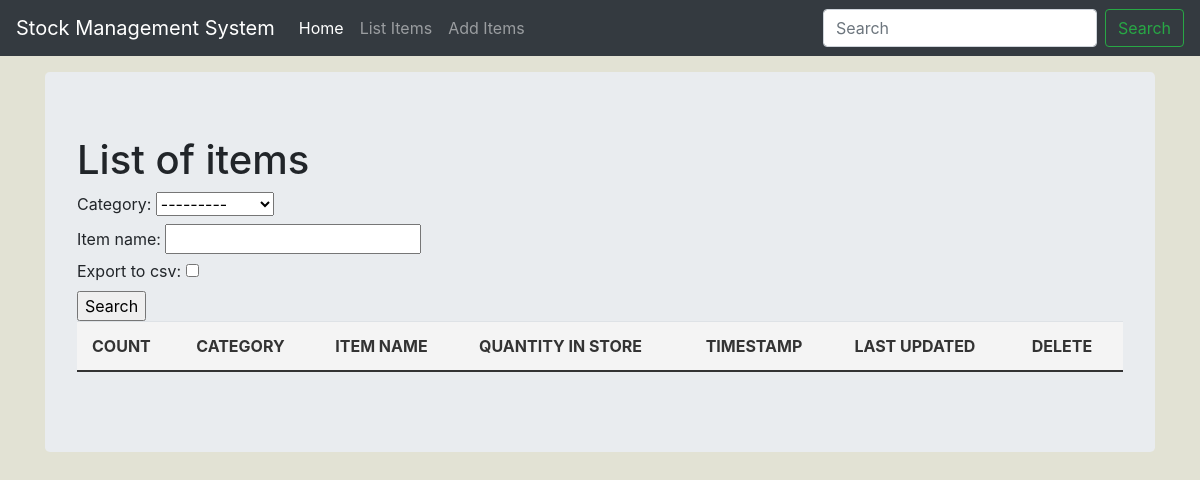
The page /list_items on the database as committed earlier.
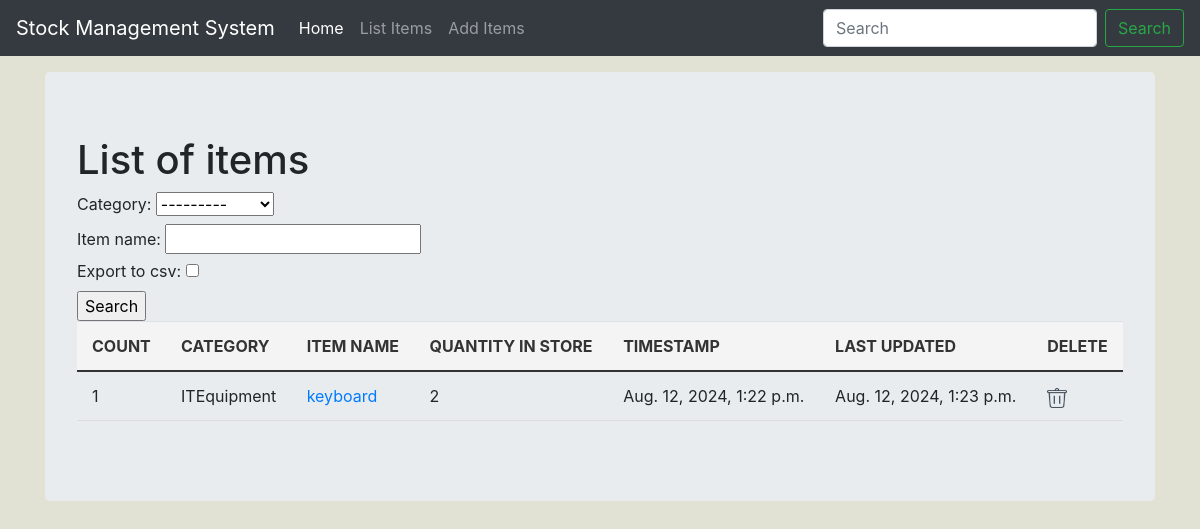
The same page on the database as committed later.
### api/models.py (models this page shows, shortened)
class Stock(models.Model):
    category = models.ForeignKey(Category, on_delete=models.CASCADE, blank=True)
    item_name = models.CharField(max_length=50, blank=True, null=True)
    quantity = models.IntegerField(default="0", blank=True, null=True)
    receive_quantity = models.IntegerField(default="0", blank=True, null=True)
    receive_by = models.CharField(max_length=50, blank=True, null=True)
    issue_quantity = models.IntegerField(default="0", blank=True, null=True)
    issue_by = models.CharField(max_length=50, blank=True, null=True)
    issue_to = models.CharField(max_length=50, blank=True, null=True)
    phone_number = models.CharField(max_length=50, blank=True, null=True)
    created_by = models.CharField(max_length=50, blank=True, null=True)
    reorder_level = models.IntegerField(default="0", blank=True, null=True)
    last_updated = models.DateTimeField(auto_now_add=False, auto_now=True)
    timestamp = models.DateTimeField(auto_now_add=True)
    date = models.DateTimeField(auto_now_add=False, auto_now=False)

class Category(models.Model):
    name = models.CharField(max_length=50, blank=True, null=True)
    def __str__(self):
        return self.name

### api/views.py (the view, shortened to what this page needs)
# urls.py: path("list_items", views.list_items, name="list_items"),
def list_items(request):
    header = "List of items"
    form = StockSearchForm(request.POST or None)
    queryset = Stock.objects.all()
    if request.method == "POST":
        queryset = Stock.objects.filter(
            category__name__icontains=form["category"].value(),
            item_name__icontains=form["item_name"].value(),
        )
    context = {"form": form, "header": header, "queryset": queryset}
    return render(request, "list_items.html", context)

### api/forms.py
class StockSearchForm(forms.ModelForm):
    export_to_CSV = forms.BooleanField(required=False)
    class Meta:
        model = Stock
        fields = ["category", "item_name"]

### api/templates/list_items.html (shortened to what this page needs)
{% load static %}
<!doctype html>
<html lang="en">
<head>
    <link href="{% static 'css/bootstrap.min.css' %}" rel="stylesheet">
    <link href="{% static 'css/stylesheet.css' %}" rel="stylesheet">
    <link href="navbar-top-fixed.css" rel="stylesheet">
</head>
<body>
    {% include 'navbar.html' %}
    <main role="main" class="container">
        <div class="jumbotron">
            <h1>{{header}}</h1>
            <form method="POST" action="">
                {{form}}
                <input type="submit" value="Search" />
            </form>
            <table class="table" aria-label="table">
                <thead>
                    <tr>
                        <th>COUNT</th>
                        <th>CATEGORY</th>
                        <th>ITEM NAME</th>
                        <th>QUANTITY IN STORE</th>
                        <th>TIMESTAMP</th>
                        <th>LAST UPDATED</th>
                        <th>DELETE</th>
                    </tr>
                </thead>
                {% for instance in queryset %}
                <tr>
                    <td>{{forloop.counter}}</td>
                    <td>{{instance.category}}</td>
                    <td><a href="{% url 'update_items' instance.id %}">{{instance.item_name}}</a></td>
                    <td>{{instance.quantity}}</td>
                    <td>{{instance.timestamp}}</td>
                    <td>{{instance.last_updated}}</td>
                    <td><a href="{% url 'delete_items' instance.id %}"><img src="{% static 'img/trash_icon.png' %}"
                                alt="Delete" style="width:20px; height:20px"></a>
                    </td>
                </tr>
                {% endfor %}
            </table>
        </div>
    </main>
</body>
</html>

### api/templates/navbar.html (shortened to what this page needs)
<nav class="navbar navbar-expand-md navbar-dark fixed-top bg-dark">
    <a class="navbar-brand" href="#">Stock Management System</a>
    <div class="collapse navbar-collapse" id="navbarCollapse">
        <ul class="navbar-nav mr-auto">
            <li class="nav-item active">
                <a class="nav-link" href="/">Home <span class="sr-only">(current)</span></a>
            </li>
            <li class="nav-item">
                <a class="nav-link" href="/list_items">List Items</a>
            </li>
            <li class="nav-item">
                <a class="nav-link" href="/add_items">Add Items</a>
            </li>
        </ul>
        <form class="form-inline mt-2 mt-md-0">
            <input class="form-control mr-sm-2" type="text" placeholder="Search" aria-label="Search">
            <button class="btn btn-outline-success my-2 my-sm-0" type="submit">Search</button>
        </form>
    </div>
</nav>

### api/static/css/stylesheet.css (style rules this page uses)
body { background-color: #e2e2d4; }
.table th, .table td { padding: 12px 15px !important; text-align: left !important; border-bottom: 1px solid #ddd !important; }
.table thead th { background-color: #f4f4f4 !important; color: #333 !important; font-weight: bold !important; border-bottom: 2px solid #333 !important; }

### api/static/css/navbar-top-fixed.css (style rules this page uses)
body { min-height: 75rem; padding-top: 4.5rem; }

Rows that differ between the two databases and show on the page:
added Stock: category "ITEquipment", item_name "keyboard", quantity "2", timestamp "Aug. 12, 2024, 1:22 p.m.", last_updated "Aug. 12, 2024, 1:23 p.m."
